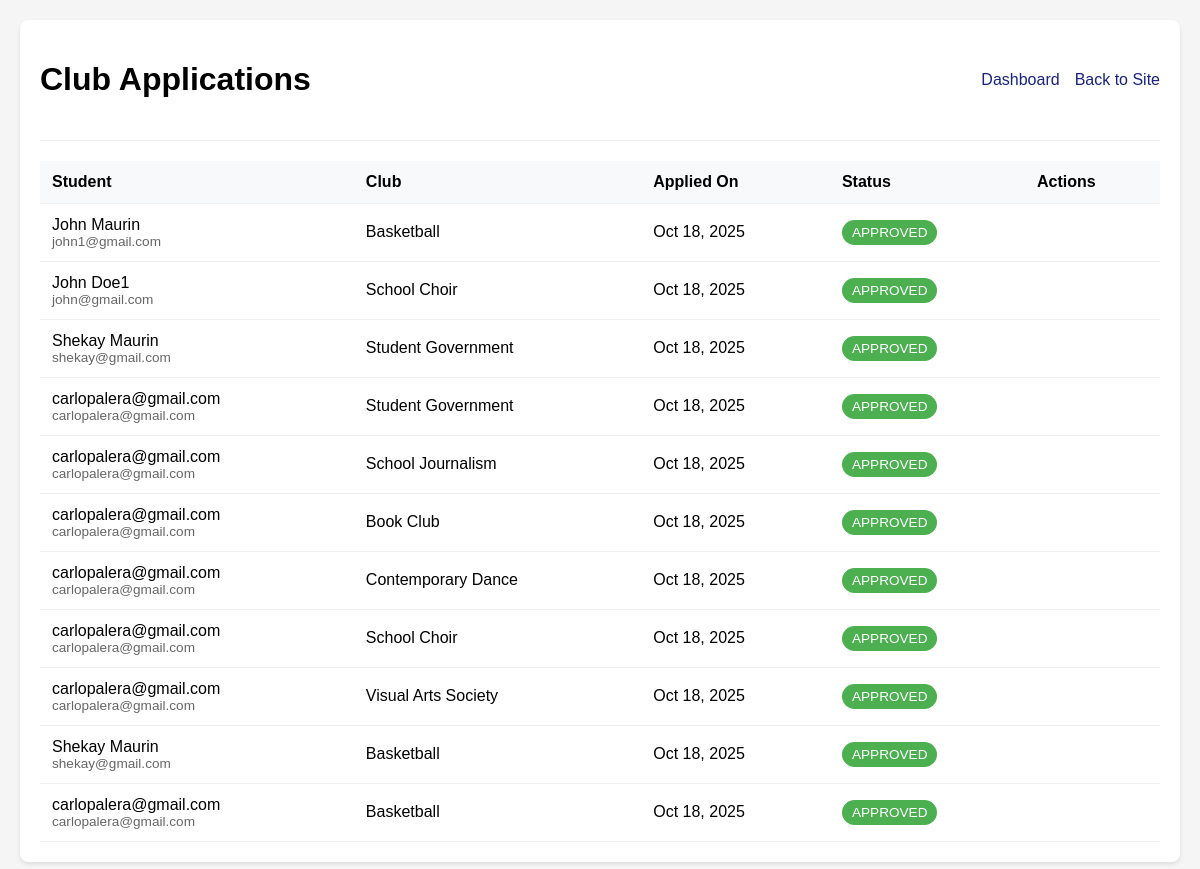
Before: /staff/applications/ (signed in) with the older database file.
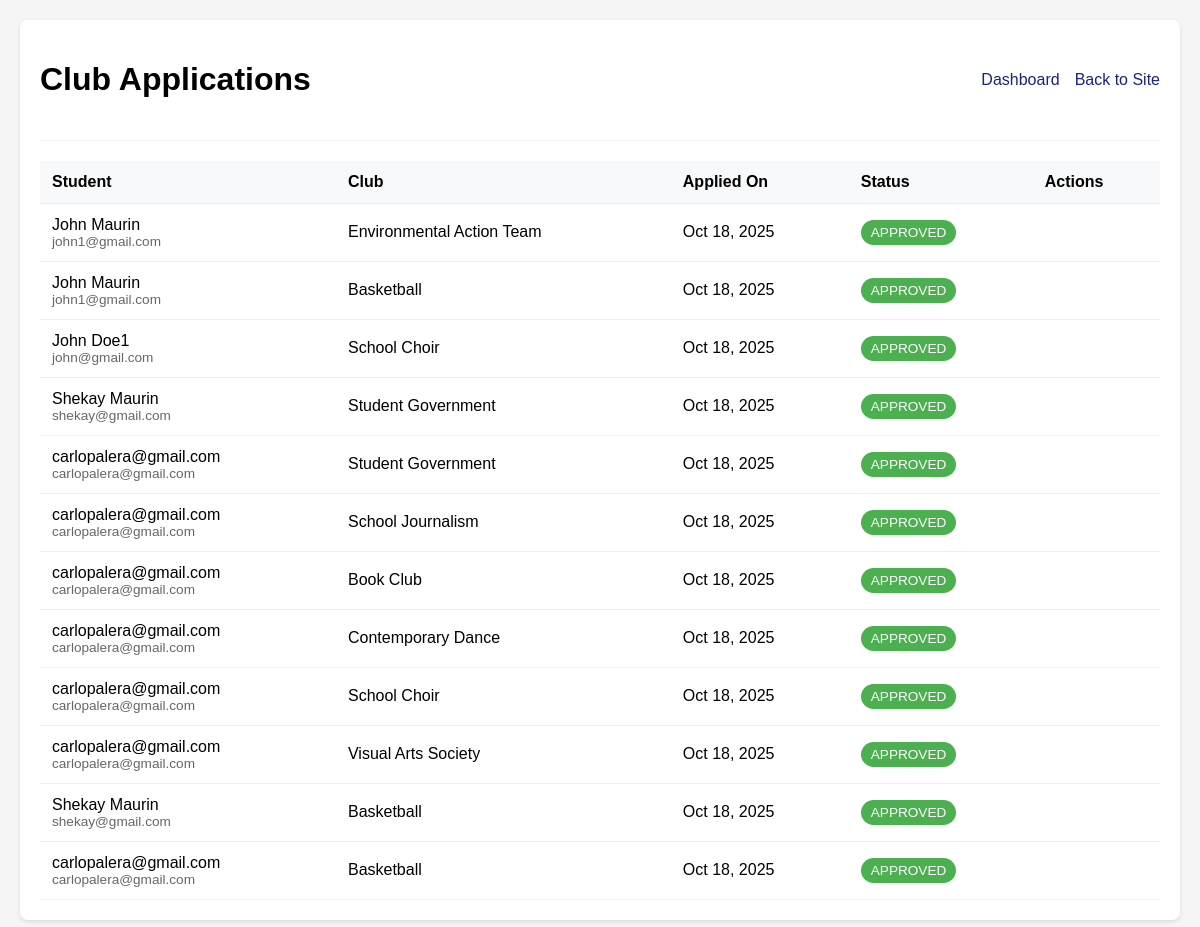
After: the same page with the newer database file.
### CCC/models.py (models this page shows, shortened)
class ClubApplication(models.Model):
    STATUS_PENDING = 'PENDING'
    STATUS_APPROVED = 'APPROVED'
    STATUS_REJECTED = 'REJECTED'
    STATUS_CHOICES = [
        (STATUS_PENDING, 'Pending'),
        (STATUS_APPROVED, 'Approved'),
        (STATUS_REJECTED, 'Rejected'),
    ]
    user = models.ForeignKey(
        settings.AUTH_USER_MODEL,
        on_delete=models.CASCADE,
        related_name='club_applications'
    )
    club = models.ForeignKey(Club, on_delete=models.CASCADE, related_name='applications')
    message = models.TextField(blank=True)
    status = models.CharField(
        max_length=20,
        choices=STATUS_CHOICES,
        default=STATUS_PENDING
    )
    created_at = models.DateTimeField(auto_now_add=True)
    reviewed_at = models.DateTimeField(null=True, blank=True)
    reviewer = models.ForeignKey(
        settings.AUTH_USER_MODEL,
        null=True,
        blank=True,
        on_delete=models.SET_NULL,
        related_name='reviewed_applications'
    )
    class Meta:
        unique_together = ('user', 'club')
        ordering = ['-created_at']

class User(AbstractUser):
    groups = models.ManyToManyField(
        'auth.Group',
        verbose_name='groups',
        blank=True,
        related_name='ccc_users',
        related_query_name='ccc_user',
        help_text='The groups this user belongs to.'
    )
    department = models.CharField(
        max_length=100,
        blank=True,
        null=True,
        help_text="Student's department/college"
    )
    user_permissions = models.ManyToManyField(
        'auth.Permission',
        verbose_name='user permissions',
        blank=True,
        related_name='ccc_users_permissions',
        related_query_name='ccc_user_permission',
        help_text='Specific permissions for this user.'
    )
    email = models.EmailField(unique=True)
    username = models.CharField(max_length=150, blank=True)
    student_id = models.CharField(max_length=20, unique=True)  # Changed from 10 to 20
    year_level = models.IntegerField(null=True)
    phone = models.CharField(max_length=15, blank=True, default='')
    bio = models.TextField(blank=True)
    interests = models.JSONField(default=list)
    newsletter = models.BooleanField(default=False)
    objects = CustomUserManager()
    USERNAME_FIELD = 'email'
    REQUIRED_FIELDS = ['username']

class Club(models.Model):
    name = models.CharField(max_length=150, unique=True)
    slug = models.SlugField(max_length=160, unique=True)
    description = models.TextField(blank=True)
    members = models.ManyToManyField(
        settings.AUTH_USER_MODEL,
        related_name='clubs',
        blank=True,
        help_text='Users who are accepted members of this club'
    )
    created_at = models.DateTimeField(auto_now_add=True)
    def member_count(self):
        return self.members.count()
    member_count.short_description = 'Members'

### CCC/views.py (the view)
# urls.py: path('staff/applications/', views.club_applications_list, name='admin_applications'),
@staff_member_required
def club_applications_list(request):
    applications = ClubApplication.objects.select_related('user', 'club').order_by('-created_at')
    context = {
        'applications': applications,
        'pending_count': applications.filter(status='PENDING').count()
    }
    return render(request, 'admin_applications.html', context)

### CCC/templates/admin_applications.html (shortened to what this page needs)
{% load static %}
<!DOCTYPE html>
<html lang="en">
<head>
    <link href="https://cdnjs.cloudflare.com/ajax/libs/font-awesome/6.0.0/css/all.min.css" rel="stylesheet">
</head>
<body>
    <div class="container">
        <div class="header">
            <h1>Club Applications</h1>
            <div class="nav-links">
                <a href="{% url 'admin_dashboard' %}">Dashboard</a>
                <a href="{% url 'home' %}">Back to Site</a>
            </div>
        </div>
        {% if applications %}
            <table>
                <thead>
                    <tr>
                        <th>Student</th>
                        <th>Club</th>
                        <th>Applied On</th>
                        <th>Status</th>
                        <th>Actions</th>
                    </tr>
                </thead>
                <tbody>
                    {% for app in applications %}
                    <tr id="app-{{ app.id }}">
                        <td>
                            {{ app.user.get_full_name|default:app.user.email }}
                            <div style="font-size: 0.85em; color: #666;">
                                {{ app.user.email }}
                            </div>
                        </td>
                        <td>{{ app.club.name }}</td>
                        <td>{{ app.created_at|date:"M d, Y" }}</td>
                        <td>
                            <span class="status status-{{ app.status }}">
                                {{ app.status }}
                            </span>
                        </td>
                        <td>
                        </td>
                    </tr>
                    {% endfor %}
                </tbody>
            </table>
        {% else %}
            <div class="empty-state">
                <h3>No applications found</h3>
                <p>When students apply to clubs, their applications will appear here.</p>
            </div>
        {% endif %}
    </div>
</body>
</html>

Changed rows visible on the page:
added ClubApplication: user.get_full_name "John Maurin", user.email "john1@gmail.com", club.name "Environmental Action Team", created_at "Oct 18, 2025", status "APPROVED"
